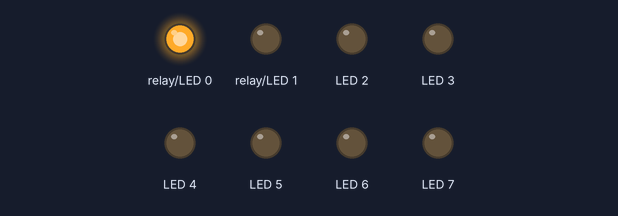
Bench run of a program on a simulated Raspberry Pi (BCM pin numbers) with a PiFace Digital. Shown: output pins drawn as LEDs (lit = HIGH). Sound played through the audio output is not drawn and takes no time. At 19.3 s the program stops and its outputs stay as they are.

Above: at 0.1 s.
At 0.6 s:
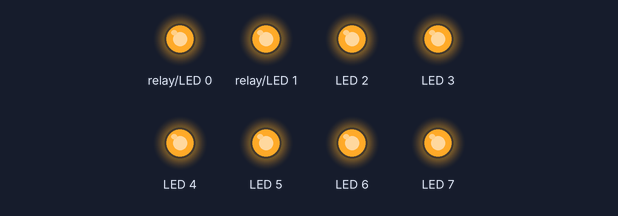
At 3.2 s:
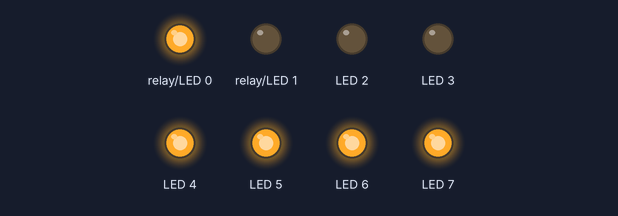
At 8.1 s:
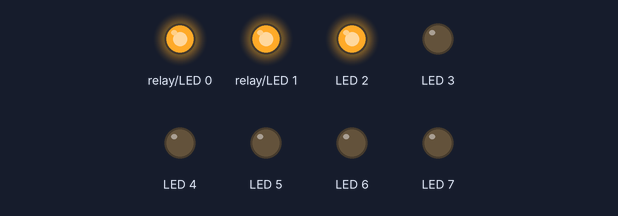
At 9.1 s:
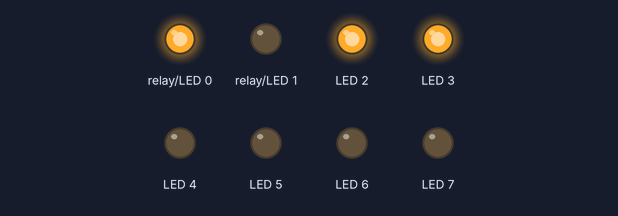
At 19.4 s:
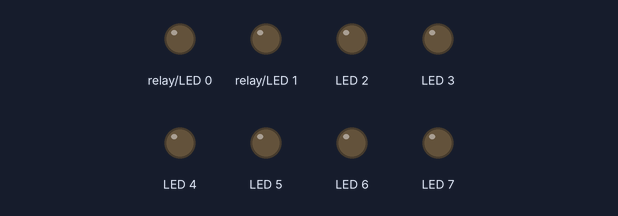
Timing chart, 0 to 20.8 s (numbered marks = the images above):
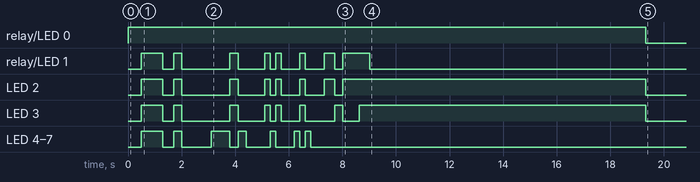

Measured:
- by itself, relay/LED 0: LOW → HIGH at 0.00 s, → LOW 19.3 s later
- by itself, relay/LED 1: LOW → HIGH at 0.50 s, → LOW 0.80 s later, → HIGH 0.40 s later, → LOW 0.30 s later, … (16 changes in this stretch)
- by itself, LED 2: LOW → HIGH at 0.50 s, → LOW 0.80 s later, → HIGH 0.40 s later, → LOW 0.30 s later, … (16 changes in this stretch)
- by itself, LED 3: LOW → HIGH at 0.50 s, → LOW 0.80 s later, → HIGH 0.40 s later, → LOW 0.30 s later, … (16 changes in this stretch)
- by itself, LED 4–7: LOW → HIGH at 0.50 s, → LOW 0.80 s later, → HIGH 0.40 s later, → LOW 0.30 s later, … (14 changes in this stretch)

The program:

Halleluhja.py
```python
from time import sleep
import pygame
pygame.init()
import pifacedigitalio as p

p.init()
p.digital_write(0,1)

song = pygame.mixer.Sound('/home/pi/Downloads/Halleluhja.wav')
clock = pygame.time.Clock()
song.play()
#(ha1)
sleep(0.5)
p.digital_write(1,1)
p.digital_write(2,1)
p.digital_write(3,1)
p.digital_write(4,1)
p.digital_write(5,1)
p.digital_write(6,1)
p.digital_write(7,1)
sleep(0.8)
#(le1)
p.digital_write(1,0)
p.digital_write(2,0)
p.digital_write(3,0)
p.digital_write(4,0)
p.digital_write(5,0)
p.digital_write(6,0)
p.digital_write(7,0)
sleep(0.4)
#(lu1)
p.digital_write(1,1)
p.digital_write(2,1)
p.digital_write(3,1)
p.digital_write(4,1)
p.digital_write(5,1)
p.digital_write(6,1)
p.digital_write(7,1)
sleep(0.3)
#(hja1)
p.digital_write(1,0)
p.digital_write(2,0)
p.digital_write(3,0)
p.digital_write(4,0)
p.digital_write(5,0)
p.digital_write(6,0)
p.digital_write(7,0)
sleep(1.1)

#(ha2)
p.digital_write(1,0)
p.digital_write(2,0)
p.digital_write(3,0)
p.digital_write(4,1)
p.digital_write(5,1)
p.digital_write(6,1)
p.digital_write(7,1)
sleep(0.7)
#(le2)
p.digital_write(1,1)
p.digital_write(2,1)
p.digital_write(3,1)
p.digital_write(4,0)
p.digital_write(5,0)
p.digital_write(6,0)
p.digital_write(7,0)
sleep(0.3)
#(lu2)
p.digital_write(1,0)
p.digital_write(2,0)
p.digital_write(3,0)
p.digital_write(4,1)
p.digital_write(5,1)
p.digital_write(6,1)
p.digital_write(7,1)
sleep(0.3)
#(hja2)
p.digital_write(1,0)
p.digital_write(2,0)
p.digital_write(3,0)
p.digital_write(4,0)
p.digital_write(5,0)
p.digital_write(6,0)
p.digital_write(7,0)
sleep(0.7)

#(ha3)
p.digital_write(1,1)
p.digital_write(2,1)
p.digital_write(3,1)
p.digital_write(4,0)
p.digital_write(5,0)
p.digital_write(6,0)
p.digital_write(7,0)
sleep(0.2)
#(le3)
p.digital_write(1,0)
p.digital_write(2,0)
p.digital_write(3,0)
p.digital_write(4,1)
p.digital_write(5,1)
p.digital_write(6,1)
p.digital_write(7,1)
sleep(0.2)
#(lu3)
p.digital_write(1,1)
p.digital_write(2,1)
p.digital_write(3,1)
p.digital_write(4,0)
p.digital_write(5,0)
p.digital_write(6,0)
p.digital_write(7,0)
sleep(0.2)
#(hja3)
p.digital_write(1,0)
p.digital_write(2,0)
p.digital_write(3,0)
p.digital_write(4,0)
p.digital_write(5,0)
p.digital_write(6,0)
p.digital_write(7,0)
sleep(0.5)

#(ha4)
p.digital_write(1,0)
p.digital_write(2,0)
p.digital_write(3,0)
p.digital_write(4,1)
p.digital_write(5,1)
p.digital_write(6,1)
p.digital_write(7,1)
sleep(0.2)
#(le4)
p.digital_write(1,1)
p.digital_write(2,1)
p.digital_write(3,1)
p.digital_write(4,0)
p.digital_write(5,0)
p.digital_write(6,0)
p.digital_write(7,0)
sleep(0.2)
#(lu4)
p.digital_write(1,0)
p.digital_write(2,0)
p.digital_write(3,0)
p.digital_write(4,1)
p.digital_write(5,1)
p.digital_write(6,1)
p.digital_write(7,1)
sleep(0.2)
#(hja4)
p.digital_write(1,0)
p.digital_write(2,0)
p.digital_write(3,0)
p.digital_write(4,0)
p.digital_write(5,0)
p.digital_write(6,0)
p.digital_write(7,0)
sleep(0.5)

#(ha5)
p.digital_write(1,1)
p.digital_write(2,1)
p.digital_write(3,0)
p.digital_write(4,0)
p.digital_write(5,0)
p.digital_write(6,0)
p.digital_write(7,0)
sleep(0.4)
#(le5)
p.digital_write(1,0)
p.digital_write(2,0)
p.digital_write(3,1)
p.digital_write(4,0)
p.digital_write(5,0)
p.digital_write(6,0)
p.digital_write(7,0)
sleep(0.3)
#(ee)
p.digital_write(1,1)
p.digital_write(2,1)
p.digital_write(3,0)
p.digital_write(4,0)
p.digital_write(5,0)
p.digital_write(6,0)
p.digital_write(7,0)
sleep(0.6)
#(luuu5)
p.digital_write(1,1)
p.digital_write(2,1)
p.digital_write(3,1)
p.digital_write(4,0)
p.digital_write(5,0)
p.digital_write(6,0)
p.digital_write(7,0)
sleep(0.4)
#(hja5)
p.digital_write(1,0)
p.digital_write(2,1)
p.digital_write(3,1)
p.digital_write(4,0)
p.digital_write(5,0)
p.digital_write(6,0)
p.digital_write(7,0)
sleep(0.3)


sleep(10)

p.digital_write(1,0)
p.digital_write(2,0)
p.digital_write(3,0)
p.digital_write(4,0)
p.digital_write(5,0)
p.digital_write(6,0)
p.digital_write(7,0)
p.digital_write(0,0)

exit()
```
